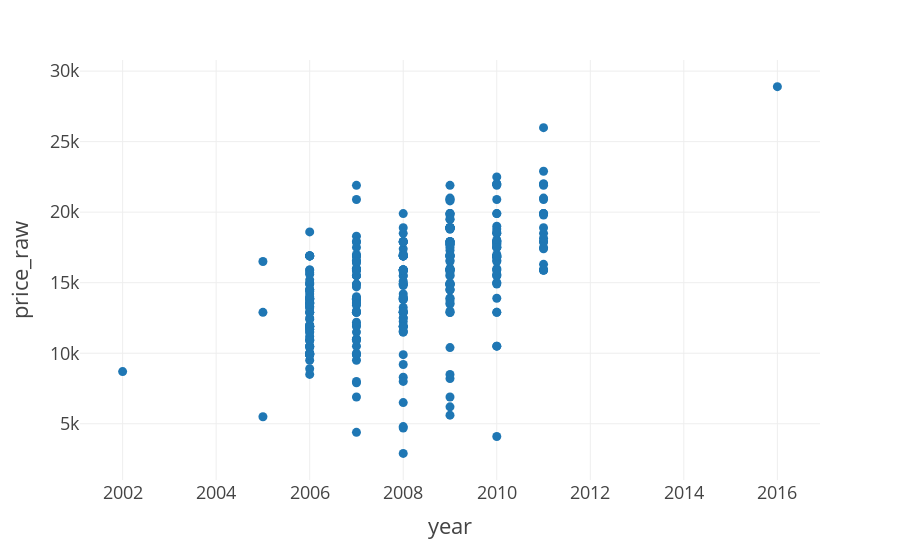

Source (notebook cell):
### Markdown cell above
### Plotly express

### Code cell
import plotly
import plotly.express as px
import plotly.io as pio

def px_to_file():
    config = {"displayModeBar": False, "showTips": False}
    # Use directly Columns as argument. You can use tab completion for this!
    plt_sca_year = px.scatter(df, x=df.year, y=df.price_raw, template="presentation")
    plt_sca_year.show(config={'displayModeBar': False})

#     plotly.offline.plot(fig, "file.html")
    pio.write_html(plt_sca_year, file='./data/img/plt_sca_year.html', full_html=False, 
                   include_plotlyjs='cdn', auto_open=False,config=config)
    
%time px_to_file()

### Figure 1 — Plotly figure (JSON) as saved in the notebook; plotly's stock layout.template omitted (floating-point values rounded to 4 significant figures; data arrays with more than 128 entries replaced by an {"elided": "..."} marker saying what was removed)
{"data": [{"hovertemplate": "year=%{x}<br>price_raw=%{y}<extra></extra>", "legendgroup": "", "marker": {"color": "#1F77B4", "symbol": "circle"}, "mode": "markers", "name": "", "showlegend": false, "type": "scatter", "x": {"elided": "342 int values"}, "xaxis": "x", "y": {"elided": "342 float values"}, "yaxis": "y"}], "layout": {"legend": {"tracegroupgap": 0}, "margin": {"t": 60}, "xaxis": {"anchor": "y", "domain": [0, 1], "title": {"text": "year"}}, "yaxis": {"anchor": "x", "domain": [0, 1], "title": {"text": "price_raw"}}}}
